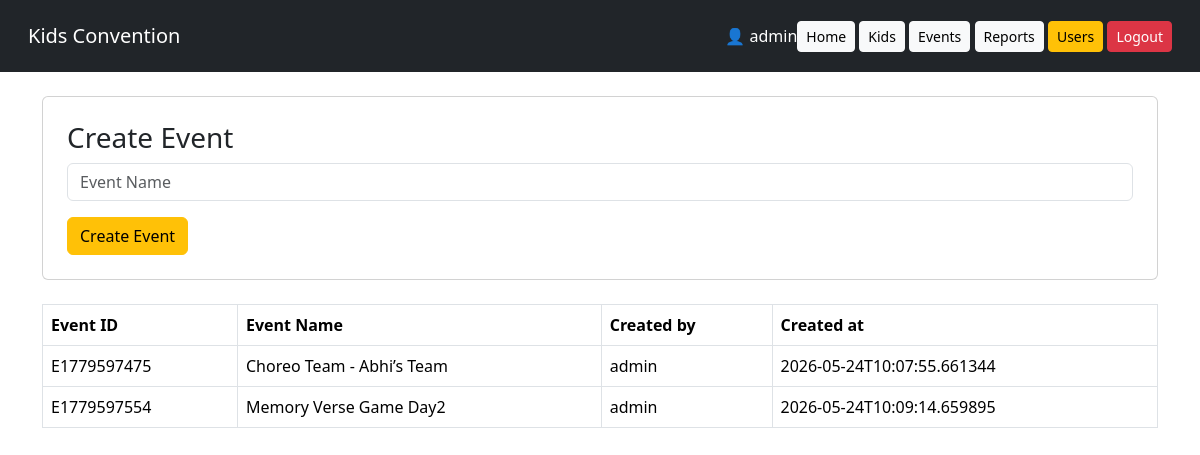
The app's page /create_event (signed in) with its own data.
### models.py (models this page shows)
class User(db.Model):
    id = db.Column(db.Integer, primary_key=True)
    username = db.Column(db.String(100), unique=True)
    fullname = db.Column(db.String(200))
    phonenumber = db.Column(db.String(10))
    password = db.Column(db.String(500))

class Event(db.Model):
    id = db.Column(db.Integer, primary_key=True)
    event_id = db.Column(db.String(50), unique=True)
    event_name = db.Column(db.String(200))
    created_by = db.Column(db.String(100))
    created_at = db.Column(db.String(100))

### app.py (the view, shortened to what this page needs)
@app.route("/create_event", methods=["GET", "POST"])
@login_required
def create_event():
    events = Event.query.all()
    return render_template("create_event.html", events = events)

### app.py (called while the page is built)
@login_manager.user_loader
def load_user(username):
    user = User.query.filter_by(username=username).first()
    if user:
        return LoginUser(user.username)
    return None

### templates/create_event.html
{% extends 'base.html' %}{% block content %}
<div class='card p-4'>
    <h3>Create Event</h3>
    <form method='post'>
        <input class='form-control mb-3' name='event_name' placeholder='Event Name'>
        <button class='btn btn-warning'>Create Event</button>
    </form>
</div>
<br/>
<table class="table table-bordered">
    <tr>
        <th>Event ID</th>
        <th>Event Name</th>
        <th>Created by</th>
        <th>Created at</th>
    </tr>
    {% for e in events %}
    <tr>
        <td>{{ e.event_id }}</td>
        <td>{{ e.event_name }}</td>
        <td>{{ e.created_by }}</td>
        <td>{{ e.created_at }}</td>
    </tr>
    {% endfor %}
</table>
{% endblock %}

### templates/base.html (shortened to what this page needs)
<!DOCTYPE html>
<html>
<head>
<link href="https://cdn.jsdelivr.net/npm/bootstrap@5.3.3/dist/css/bootstrap.min.css" rel="stylesheet">
</head>
<body>
<nav class="navbar navbar-expand-lg navbar-dark bg-dark p-3">
<div class="container-fluid">
<a class="navbar-brand" href="/">Kids Convention</a>
        <div class="ms-auto text-white">
            {% if current_user.is_authenticated %}
                👤 {{ current_user.id }}
            {% endif %}
        </div>
<div>
<a href="/" class="btn btn-light btn-sm">Home</a>
<a href="/kids" class="btn btn-light btn-sm">Kids</a>
<a href="/events" class="btn btn-light btn-sm">Events</a>
<a href="/reports" class="btn btn-light btn-sm">Reports</a>
{% if current_user.id == 'admin' %}
<a href="/users" class="btn btn-warning btn-sm">Users</a>
{% endif %}
<a href="/logout" class="btn btn-danger btn-sm">Logout</a>
</div>
</div>
</nav>
<div class="container mt-4">
{% block content %}{% endblock %}
</div>
</body>
</html>

### records on screen
User: id "admin"
Event: event_id "E1779597475", event_name "Choreo Team - Abhi’s Team", created_by "admin", created_at "2026-05-24T10:07:55.661344"
Event: event_id "E1779597554", event_name "Memory Verse Game Day2", created_by "admin", created_at "2026-05-24T10:09:14.659895"
